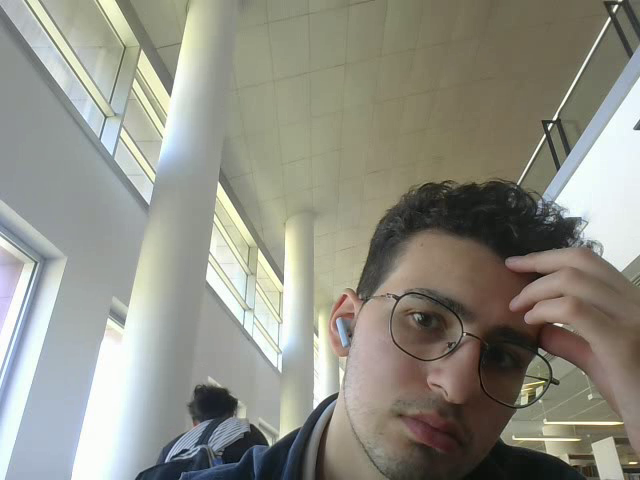
#> input picture frame 14 of about_camera/editted.mp4, 640 x 480 px, given in place of kimminjae.mp4, which was not available
$ python trial_1.py
#> lines starting #> are read from the running program, lines starting #| are printed output that depends on the picture
import numpy
import cv2

cap=cv2.VideoCapture("C:/Users/halit/Desktop/opencv/about_video/kimminjae.mp4") #videoyu oynatır

while cap.isOpened:
    ret , frame =cap.read()
#> frame is the input picture: shape (480, 640, 3); mean B, G, R 133.5, 143.9, 144.2
    cv2.imshow("cerceve ismi",cv2.cvtColor(frame,cv2.COLOR_BGR2GRAY))
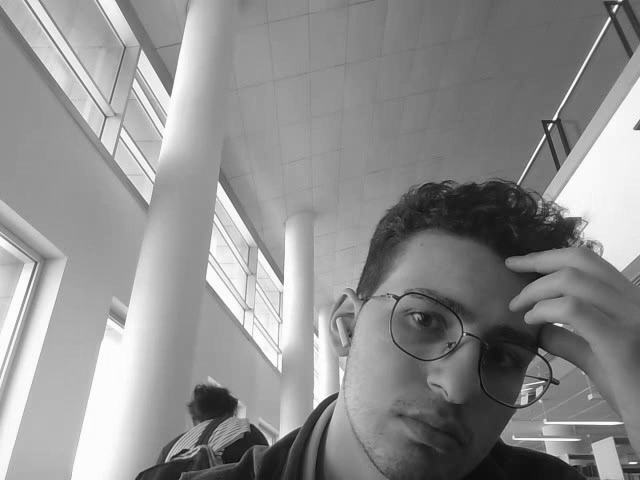
#> window 'cerceve ismi': shape (480, 640); min 5, max 255, mean 142.8
    if cv2.waitKey(25) == ord('q'): #q tusuna basınca video kapanır
#> (key q is pressed here)
        break


cap.release()
cv2.destroyAllWindows()

$ run again, starting later in the video
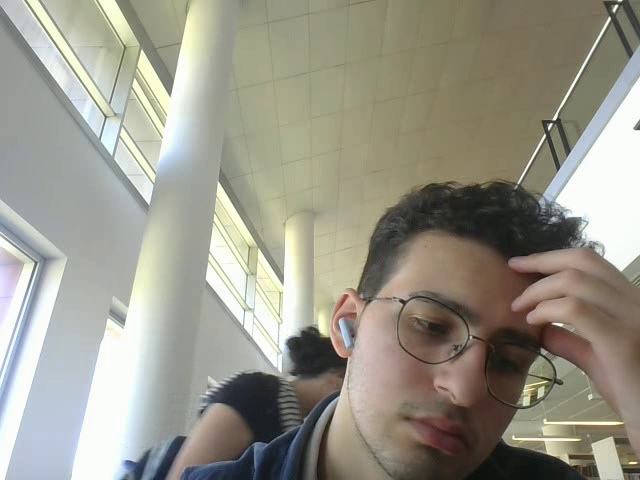
#> input picture frame 65 of about_camera/editted.mp4, 640 x 480 px, given in place of kimminjae.mp4, which was not available
#> frame is the input picture: shape (480, 640, 3); mean B, G, R 138.2, 150.9, 153.3
#> `cv2.imshow("cerceve ismi",cv2.cvtColor(frame,cv2.COLOR_BGR2GRAY))`:
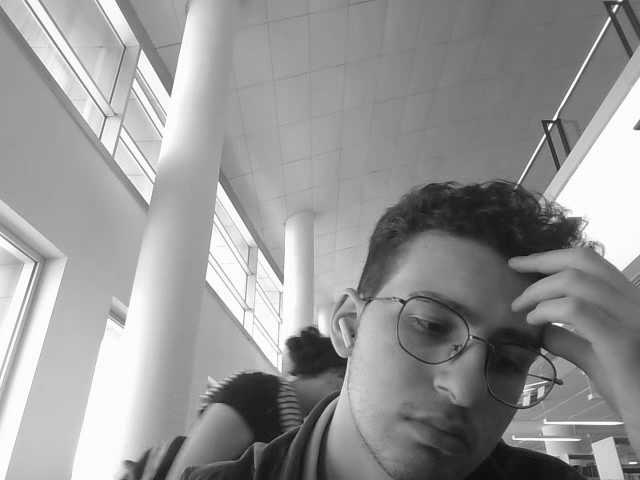
#> window 'cerceve ismi': shape (480, 640); min 13, max 255, mean 150.1

$ run again, starting later in the video
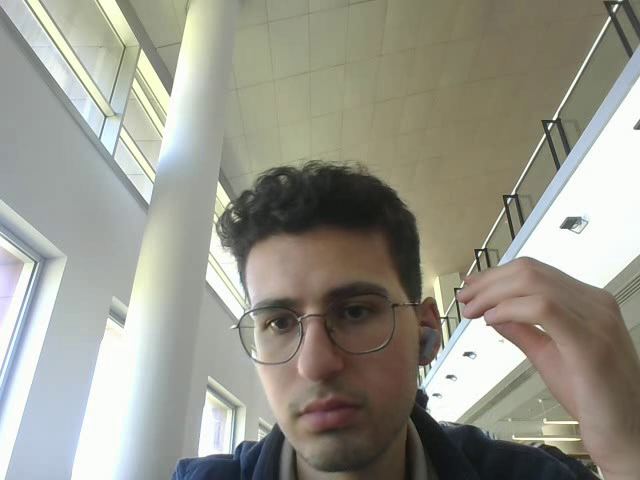
#> input picture frame 116 of about_camera/editted.mp4, 640 x 480 px, given in place of kimminjae.mp4, which was not available
#> frame is the input picture: shape (480, 640, 3); mean B, G, R 139.8, 151, 152
#> `cv2.imshow("cerceve ismi",cv2.cvtColor(frame,cv2.COLOR_BGR2GRAY))`:
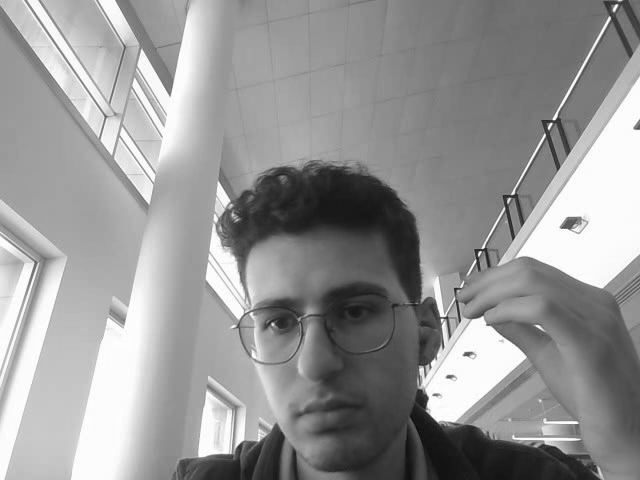
#> window 'cerceve ismi': shape (480, 640); min 12, max 255, mean 150
